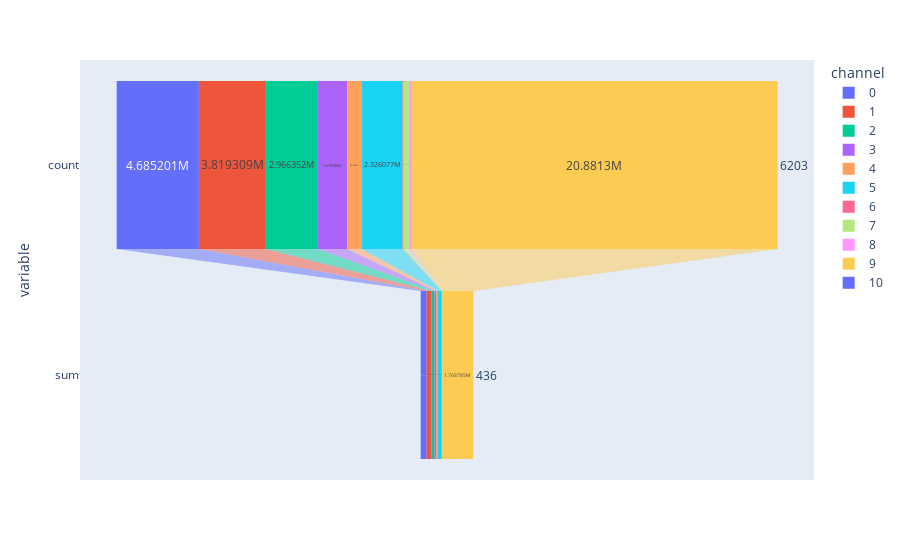

Source (notebook cell):
### Code cell
stages = ["Website visits", "Bookings"]

fig = px.funnel(funnel_data, x='value', y='variable', color='channel')
fig.show()

### Figure 1 — Plotly figure (JSON) as saved in the notebook; plotly's stock layout.template omitted (floating-point values rounded to 4 significant figures)
{"data": [{"hovertemplate": "channel=0<br>value=%{x}<br>variable=%{y}<extra></extra>", "legendgroup": "0", "marker": {"color": "#636efa"}, "name": "0", "orientation": "h", "showlegend": true, "type": "funnel", "x": [4685201, 341358], "xaxis": "x", "y": ["count", "sum"], "yaxis": "y"}, {"hovertemplate": "channel=1<br>value=%{x}<br>variable=%{y}<extra></extra>", "legendgroup": "1", "marker": {"color": "#EF553B"}, "name": "1", "orientation": "h", "showlegend": true, "type": "funnel", "x": [3819309, 262254], "xaxis": "x", "y": ["count", "sum"], "yaxis": "y"}, {"hovertemplate": "channel=2<br>value=%{x}<br>variable=%{y}<extra></extra>", "legendgroup": "2", "marker": {"color": "#00cc96"}, "name": "2", "orientation": "h", "showlegend": true, "type": "funnel", "x": [2966352, 179186], "xaxis": "x", "y": ["count", "sum"], "yaxis": "y"}, {"hovertemplate": "channel=3<br>value=%{x}<br>variable=%{y}<extra></extra>", "legendgroup": "3", "marker": {"color": "#ab63fa"}, "name": "3", "orientation": "h", "showlegend": true, "type": "funnel", "x": [1676536, 94925], "xaxis": "x", "y": ["count", "sum"], "yaxis": "y"}, {"hovertemplate": "channel=4<br>value=%{x}<br>variable=%{y}<extra></extra>", "legendgroup": "4", "marker": {"color": "#FFA15A"}, "name": "4", "orientation": "h", "showlegend": true, "type": "funnel", "x": [823023, 110461], "xaxis": "x", "y": ["count", "sum"], "yaxis": "y"}, {"hovertemplate": "channel=5<br>value=%{x}<br>variable=%{y}<extra></extra>", "legendgroup": "5", "marker": {"color": "#19d3f3"}, "name": "5", "orientation": "h", "showlegend": true, "type": "funnel", "x": [2326077, 218624], "xaxis": "x", "y": ["count", "sum"], "yaxis": "y"}, {"hovertemplate": "channel=6<br>value=%{x}<br>variable=%{y}<extra></extra>", "legendgroup": "6", "marker": {"color": "#FF6692"}, "name": "6", "orientation": "h", "showlegend": true, "type": "funnel", "x": [60833, 2886], "xaxis": "x", "y": ["count", "sum"], "yaxis": "y"}, {"hovertemplate": "channel=7<br>value=%{x}<br>variable=%{y}<extra></extra>", "legendgroup": "7", "marker": {"color": "#B6E880"}, "name": "7", "orientation": "h", "showlegend": true, "type": "funnel", "x": [313195, 12463], "xaxis": "x", "y": ["count", "sum"], "yaxis": "y"}, {"hovertemplate": "channel=8<br>value=%{x}<br>variable=%{y}<extra></extra>", "legendgroup": "8", "marker": {"color": "#FF97FF"}, "name": "8", "orientation": "h", "showlegend": true, "type": "funnel", "x": [112265, 9315], "xaxis": "x", "y": ["count", "sum"], "yaxis": "y"}, {"hovertemplate": "channel=9<br>value=%{x}<br>variable=%{y}<extra></extra>", "legendgroup": "9", "marker": {"color": "#FECB52"}, "name": "9", "orientation": "h", "showlegend": true, "type": "funnel", "x": [20881299, 1768785], "xaxis": "x", "y": ["count", "sum"], "yaxis": "y"}, {"hovertemplate": "channel=10<br>value=%{x}<br>variable=%{y}<extra></extra>", "legendgroup": "10", "marker": {"color": "#636efa"}, "name": "10", "orientation": "h", "showlegend": true, "type": "funnel", "x": [6203, 436], "xaxis": "x", "y": ["count", "sum"], "yaxis": "y"}], "layout": {"legend": {"title": {"text": "channel"}, "tracegroupgap": 0}, "margin": {"t": 60}, "xaxis": {"anchor": "y", "domain": [0, 1], "title": {"text": "value"}}, "yaxis": {"anchor": "x", "domain": [0, 1], "title": {"text": "variable"}}}}
